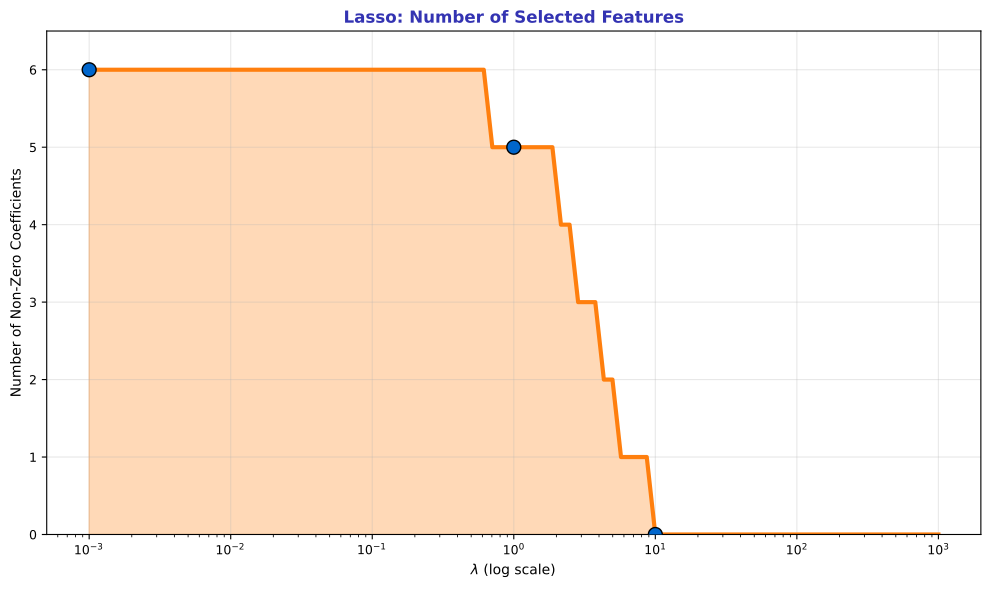

This figure's Python source:
"""Lasso Feature Selection"""
import matplotlib.pyplot as plt
import numpy as np
from pathlib import Path

plt.rcParams.update({
    'font.size': 10,
    'axes.labelsize': 10,
    'axes.titlesize': 11,
    'xtick.labelsize': 9,
    'ytick.labelsize': 9,
    'legend.fontsize': 9,
    'figure.figsize': (10, 6),
    'figure.dpi': 150
})

MLPURPLE = '#3333B2'
MLLAVENDER = '#ADADE0'
MLBLUE = '#0066CC'
MLORANGE = '#FF7F0E'
MLGREEN = '#2CA02C'
MLRED = '#D62728'

np.random.seed(42)

fig, ax = plt.subplots(figsize=(10, 6))


lambdas = np.logspace(-3, 3, 100)
ols_coefs = {'Market': 1.5, 'Size': 0.8, 'Value': 0.6, 'Momentum': -0.4, 'Quality': 0.3, 'Noise': 0.1}

n_nonzero = []
for lam in lambdas:
    count = sum(1 for ols_val in ols_coefs.values() if abs(ols_val) - lam * 0.15 > 0)
    n_nonzero.append(count)

ax.plot(lambdas, n_nonzero, color=MLORANGE, linewidth=3)
ax.fill_between(lambdas, 0, n_nonzero, color=MLORANGE, alpha=0.3)

ax.set_xscale('log')
ax.set_title('Lasso: Number of Selected Features', fontsize=12, fontweight='bold', color=MLPURPLE)
ax.set_xlabel(r'$\lambda$ (log scale)', fontsize=10)
ax.set_ylabel('Number of Non-Zero Coefficients', fontsize=10)
ax.set_ylim(0, len(ols_coefs) + 0.5)
ax.grid(alpha=0.3)

for lambda_val in [0.001, 1, 10]:
    n = sum(1 for ols_val in ols_coefs.values() if abs(ols_val) - lambda_val * 0.15 > 0)
    ax.scatter([lambda_val], [n], c=MLBLUE, s=100, zorder=5, edgecolors='black')


plt.tight_layout()
plt.savefig(Path(__file__).parent / 'chart.pdf', dpi=300, bbox_inches='tight')
plt.close()
